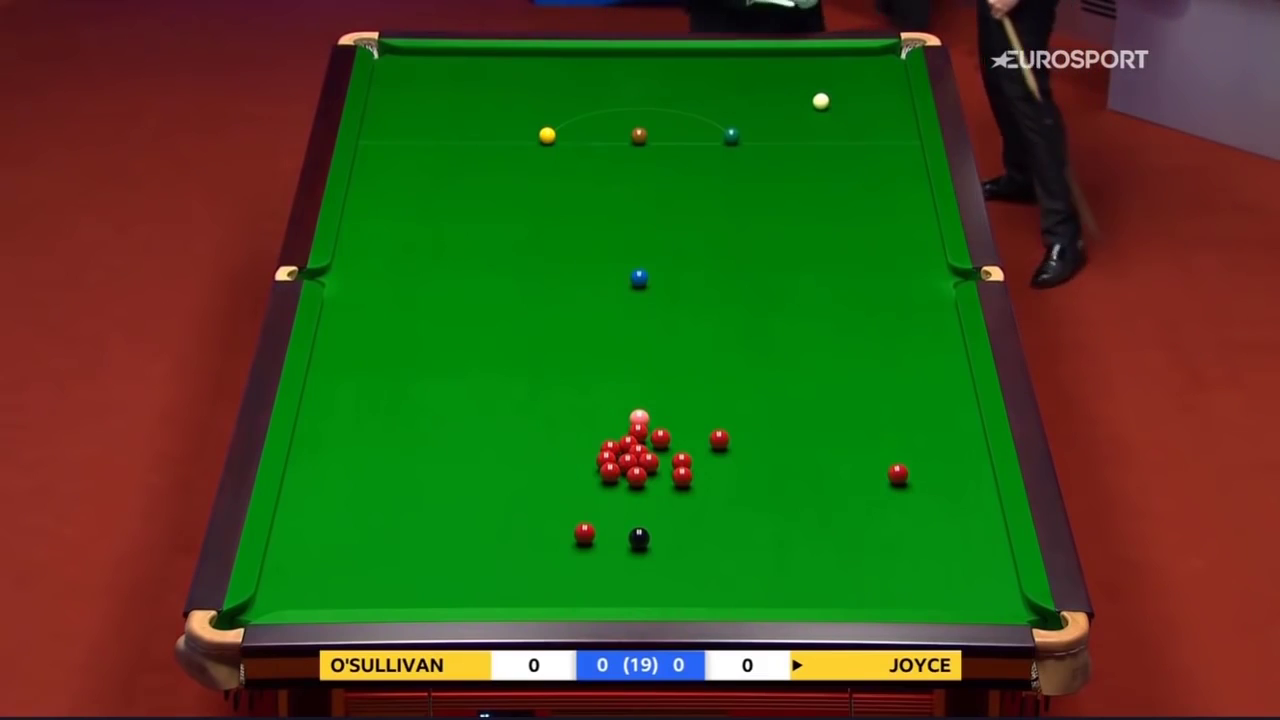
#> input picture WSC sample.png, 1280 x 720 px
$ python crop_test.py
#> lines starting #> are read from the running program, lines starting #| are printed output that depends on the picture; after the words box and inside, x2 and y2 are one past the last pixel; in counts of white or black regions, pixels touching at a corner belong together
from matplotlib import pyplot as plt
import cv2

img = cv2.imread('WSC sample.png')
#> img is the input picture: shape (720, 1280, 3); mean B, G, R 26.4, 80.5, 61.8
mask = cv2.imread('mask.png', 0)
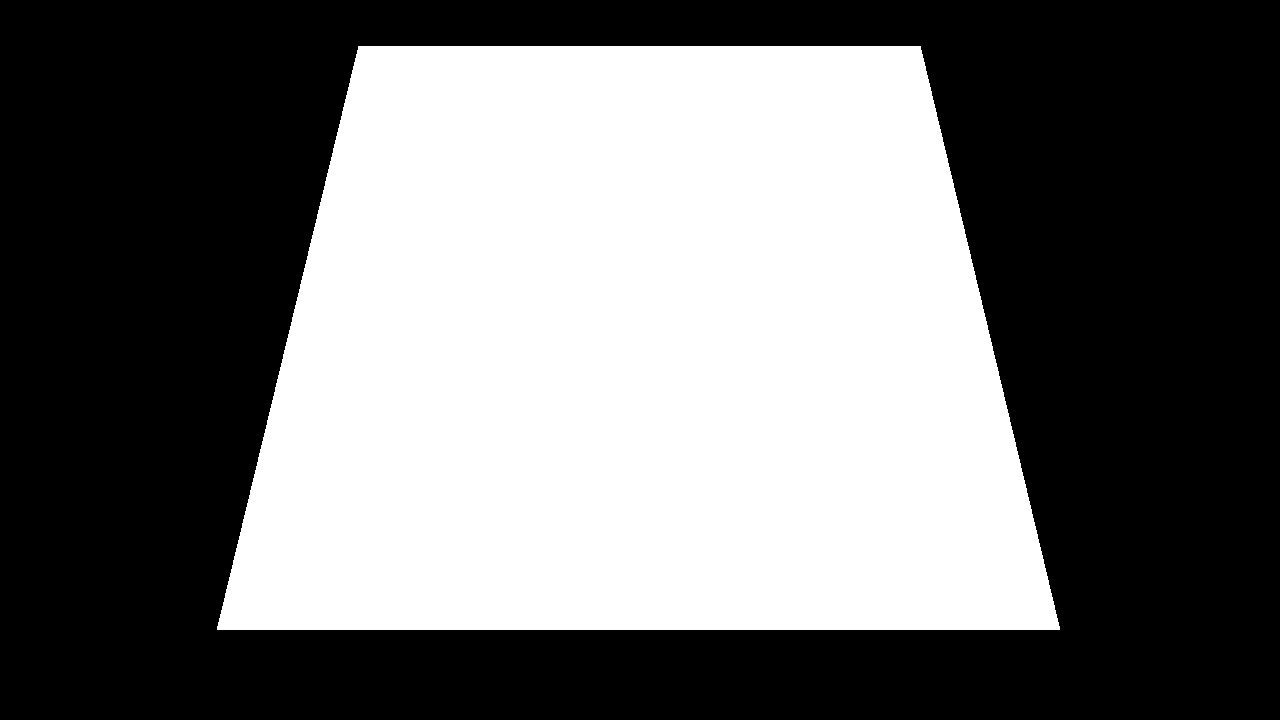
#> input picture mask.png, 1280 x 720 px
#> mask: shape (720, 1280); 44.5% white; 1 white region, box (x1, y1, x2, y2) and area: (217, 46, 1060, 630) 410550

res = cv2.bitwise_and(img, img, mask=mask)
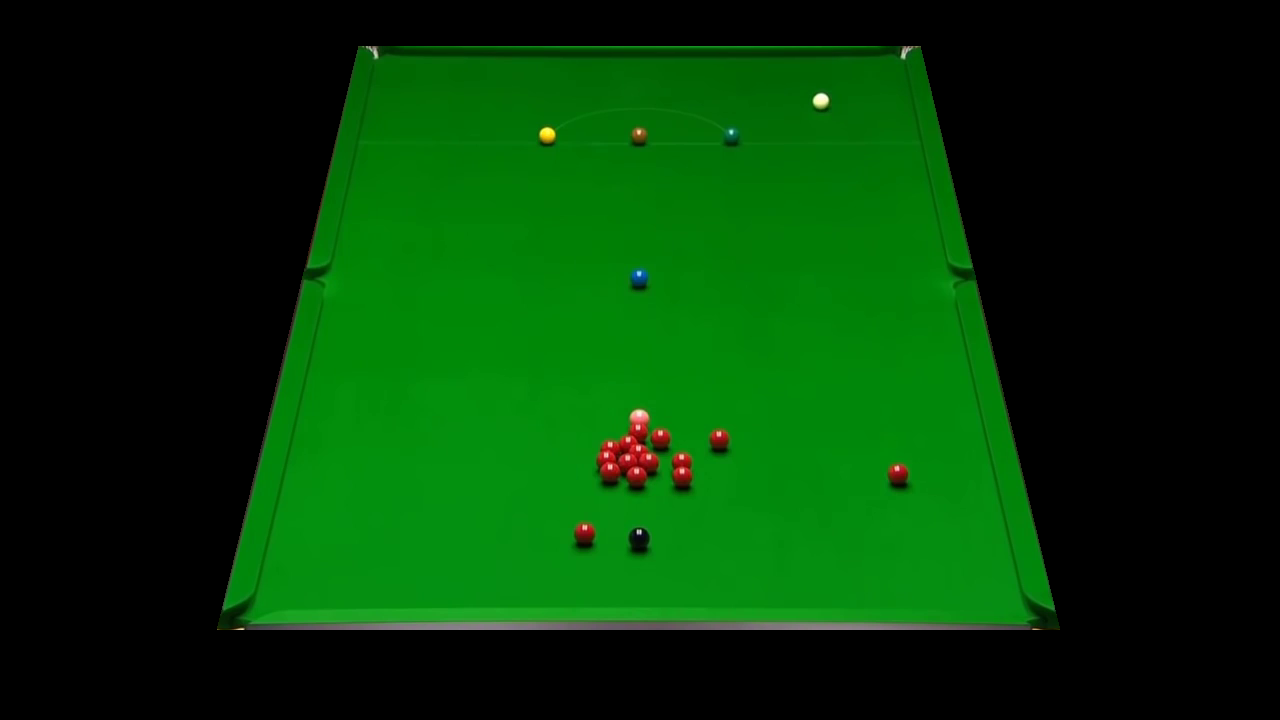
#> res: shape (720, 1280, 3); mean B, G, R 5.3, 56.8, 2.9

plt.imshow(res)
plt.show()
